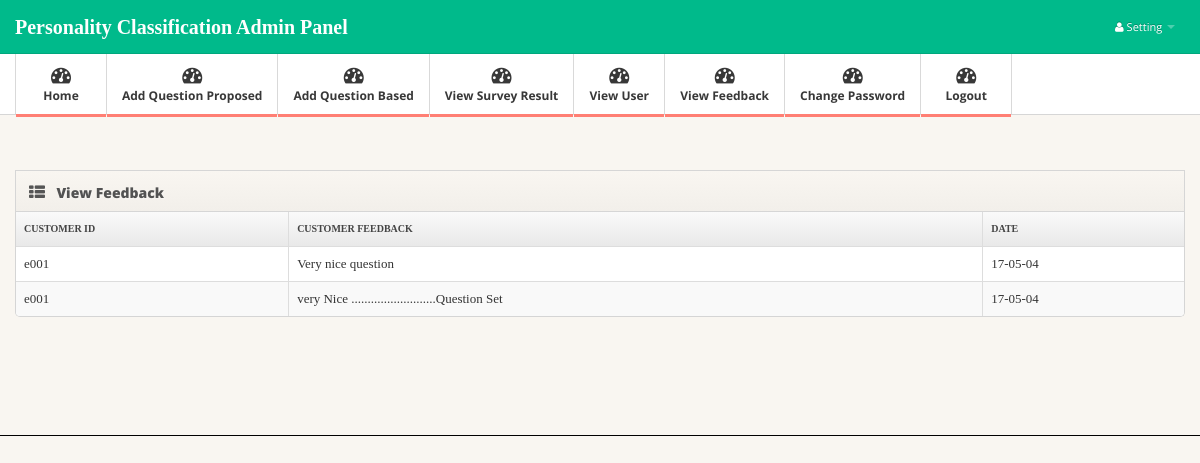
The page /admin_view_feed.php (signed in) on the database its author committed.
### tables this page shows
CREATE TABLE IF NOT EXISTS `feedback` (
  `cus_id` varchar(555) NOT NULL,
  `feed` varchar(555) NOT NULL,
  `fdate` varchar(555) NOT NULL
);

### admin_view_feed.php (the view, shortened to what this page needs)
<?php include "include/admin_head.php" ?>
</head>
<body>
<?php include "include/admin_menu.php" ?>
<div class="main">
  <div class="main-inner">
    <div class="container">
      <div class="row"><br />
        <div class="span12">
          <div class="widget widget-table action-table">
            <div class="widget-header"> <i class="icon-th-list"></i>
              <h3>View Feedback</h3>
            </div>
            <div class="widget-content">
			<font style="font-family:Georgia, 'Times New Roman', Times, serif">
			<table class="table table-striped table-bordered">
			<tr>
				<th>Customer ID </th>
				<th>Customer Feedback</th>
				<th>Date</th>
			</tr>
           	<?php
				$sql="select * from feedback";
				$result=mysql_query($sql);
				while($row=mysql_fetch_array($result))
				{
			  ?>
						<tr>
							 <td> <?php echo $row[0]?></td>
							 <td> <?php echo $row[1]?></td>
							 <td> <?php echo $row[2]?></td>
						</tr>
				<?php
					}
				?>
				</table>
			</font>
            </div><br /><br /><br />
          </div>
        </div>
      </div>
    </div>
  </div>
</div>
</body>
</html>

### css/style.css (style rules this page uses)
body { background: #f9f6f1; font: 13px/1.7em 'Open Sans'; }
.table td { vertical-align: middle; }
.table-bordered th { background: #E9E9E9; background:-moz-linear-gradient(top, #FAFAFA 0%, #E9E9E9 100%); background:-webkit-gradient(linear, left top, left bottom, color-stop(0%,#FAFAFA), color-stop(100%,#E9E9E9)); background:-webkit-linear-gradient(top, #FAFAFA 0%,#E9E9E9 100%); background:-o-linear-gradient(top, #FAFAFA 0%,#E9E9E9 100%); background:-ms-linear-gradient(top, #FAFAFA 0%,#E9E9E9 100%); background:linear-gradient(top, #FAFAFA 0%,#E9E9E9 100%); filter: progid:DXImageTransform.Microsoft.gradient(startColorstr='#FAFAFA', endColorstr='#E9E9E9'); -ms-filter: "progid:DXImageTransform.Microsoft.gradient(startColorstr='#FAFAFA', endColorstr='#E9E9E9')"; font-size: 10px; color: #444; text-transform: uppercase; }
.main { padding-bottom: 2em; border-bottom: 1px solid #000; }
.widget { position: relative; clear: both; width: auto; margin-bottom: 2em; overflow: hidden; }
.widget-header { position: relative; height: 40px; line-height: 40px; background: #f9f6f1; background:-moz-linear-gradient(top, #f9f6f1 0%, #f2efea 100%); background:-webkit-gradient(linear, left top, left bottom, color-stop(0%,#f9f6f1), color-stop(100%,#f2efea)); background:-webkit-linear-gradient(top, #f9f6f1 0%,#f2efea 100%); background:-o-linear-gradient(top, #f9f6f1 0%,#f2efea 100%); background:-ms-linear-gradient(top, #f9f6f1 0%,#f2efea 100%); background:linear-gradient(top, #f9f6f1 0%,#f2efea 100%); filter: progid:DXImageTransform.Microsoft.gradient(startColorstr='#f9f6f1', endColorstr='#f2efea'); -ms-filter: "progid:DXImageTransform.Microsoft.gradient(startColorstr='#f9f6f1', endColorstr='#f2efea')"; border: 1px solid #d6d6d6; -webkit-background-clip: padding-box; }
.widget-header h3 { position: relative; top: 2px; left: 10px; display: inline-block; margin-right: 3em; font-size: 14px; font-weight: 800; color: #525252; line-height: 18px; text-shadow: 1px 1px 2px rgba(255,255,255,.5); }
.widget-header [class^="icon-"], .widget-header [class*=" icon-"] { display: inline-block; margin-left: 13px; margin-right: -2px; font-size: 16px; color: #555; vertical-align: middle; }
.widget-content { padding: 20px 15px 15px; background: #FFF; border: 1px solid #D5D5D5; -moz-border-radius: 5px; -webkit-border-radius: 5px; border-radius: 5px; }
.widget-header+.widget-content { border-top: none; -webkit-border-top-left-radius: 0; -webkit-border-top-right-radius: 0; -moz-border-radius-topleft: 0; -moz-border-radius-topright: 0; border-top-left-radius: 0; border-top-right-radius: 0; }
.widget-content:before, .widget-content:after { content:""; display:table; }
.widget-content:after { clear:both; }
.widget-content { zoom:1; }
.widget-table .widget-content { padding: 0; }
.widget-table .table { margin-bottom: 0; border: none; }
.widget-table .table tr td:first-child { border-left: none; }
.widget-table .table tr th:first-child { border-left: none; }

### rows shown on the page
feedback: cus "e001", feed "Very nice question", fdate "17-05-04"
feedback: cus "e001", feed "very Nice ..........................Question Set", fdate "17-05-04"
